Frame 1 (no input): blank canvas, image omitted
Frame 60 (the mouse pressed at the canvas centre just before this capture): blank canvas, image omitted
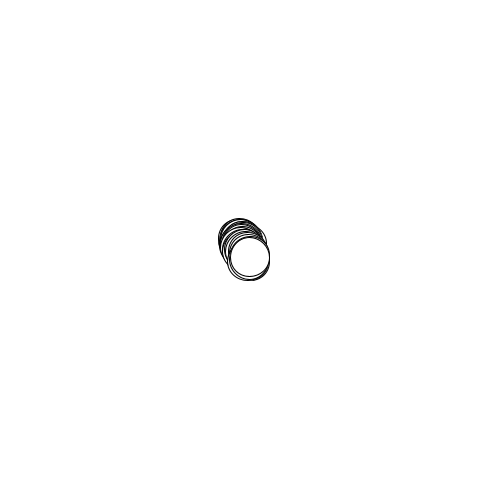
Frame 120 (the mouse held since frame 60 and released just before this capture)

The Processing sketch whose frames 1 and 60 were blank and that drew this single picture after the mouse press (run headless with seeded random() and noise(); from frame 60 on, the mouse is pressed at the canvas centre):

// Processing sketch: JitterBug2
// ── JitterBug2.pde
                 
JitBug[] jit = new JitBug[100];
int bugCount = 0;
//JitBug jit2 = new JitBug(220, 240, 30);
//JitBug jit3 = new JitBug(240, 260, 40);
//JitBug jit4 = new JitBug(260, 240, 50);
//JitBug jit5 = new JitBug(240, 220, 20);
//JitBug jit6 = new JitBug(220, 240, 30);
//JitBug jit7 = new JitBug(240, 260, 40);
//JitBug jit8 = new JitBug(260, 240, 50);

void setup(){
  size(480, 480);
  background(255);
for (int i = 0; i < jit.length; i++){
  float x = 240;
  float y = 240;
  int r = int (random (20, 50));
  jit[i] = new JitBug(x, y, r);
  

}

}
void mousePressed(){
  bugCount = bugCount + 1;
}

void keyPressed(){
  bugCount = bugCount - 1;
}

void draw(){
  for (int i = 0; i < bugCount; i++){
  jit[i].move();
  jit[i].display();
}
}
// ── JitBug.pde
class JitBug{

  float x;
  float y;
  int diameter;
  float speed = 2.5;
  
  JitBug(float tempX, float tempY, int tempDiameter){
    x = tempX;
    y = tempY;
    diameter = tempDiameter;
  }


  void move(){
    x += random(-speed, speed);
    y += random(-speed, speed);
  }

  void display(){
    fill(255);
    ellipse(x, y, diameter, diameter);
  }
}
